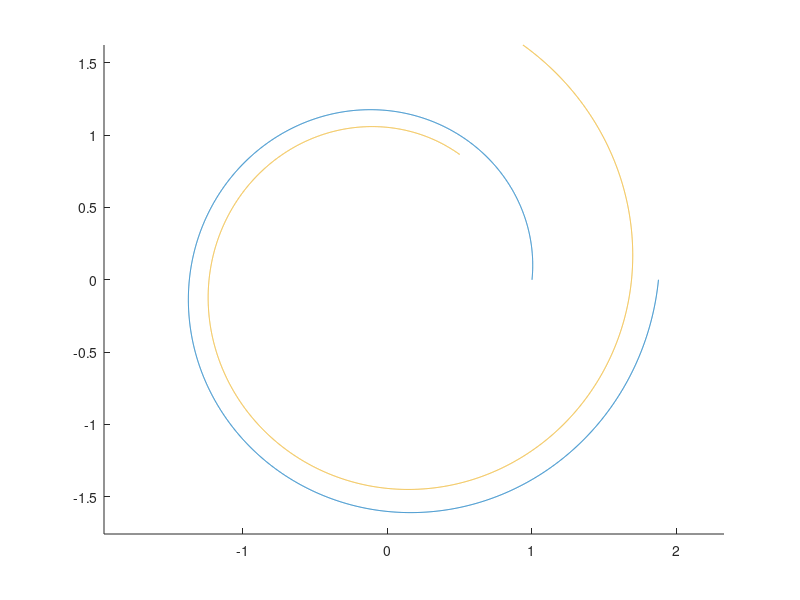

Here is the MATLAB script that generated this plot:
clear all
close all

%speira
x0=0;
y0=0;
arxi=0;
vima=10^(-3);
telos=2*pi;
k=0.1;

t=[arxi:vima:telos];
x=x0+exp(k*t).*cos(t);
y=y0+exp(k*t).*sin(t);
figure
hold on
plot(x,y)
axis equal

%efaptomenh speiras sto N
N=3333;

ux=k*exp(k*t(N))*cos(t(N))-exp(k*t(N))*sin(t(N));
uy=k*exp(k*t(N))*sin(t(N))+exp(k*t(N))*cos(t(N));

d=sqrt(ux^2+uy^2);
uxMon=ux/d;
uyMon=uy/d;

lamda=[-1.5:10^(-5):1.5];
x_ef=x(N)+uxMon*lamda;
y_ef=y(N)+uyMon*lamda;

plot(x_ef,y_ef)

%strofh
syntetagmenes=[x;y];
phii=pi/3;
pinakas_strofh=[cos(phii),-sin(phii);sin(phii),cos(phii)];
estramenes_syntetagmenes=pinakas_strofh*syntetagmenes;

x_estramena=estramenes_syntetagmenes(1,:);
y_estramena=estramenes_syntetagmenes(2,:);

plot(x_estramena,y_estramena)